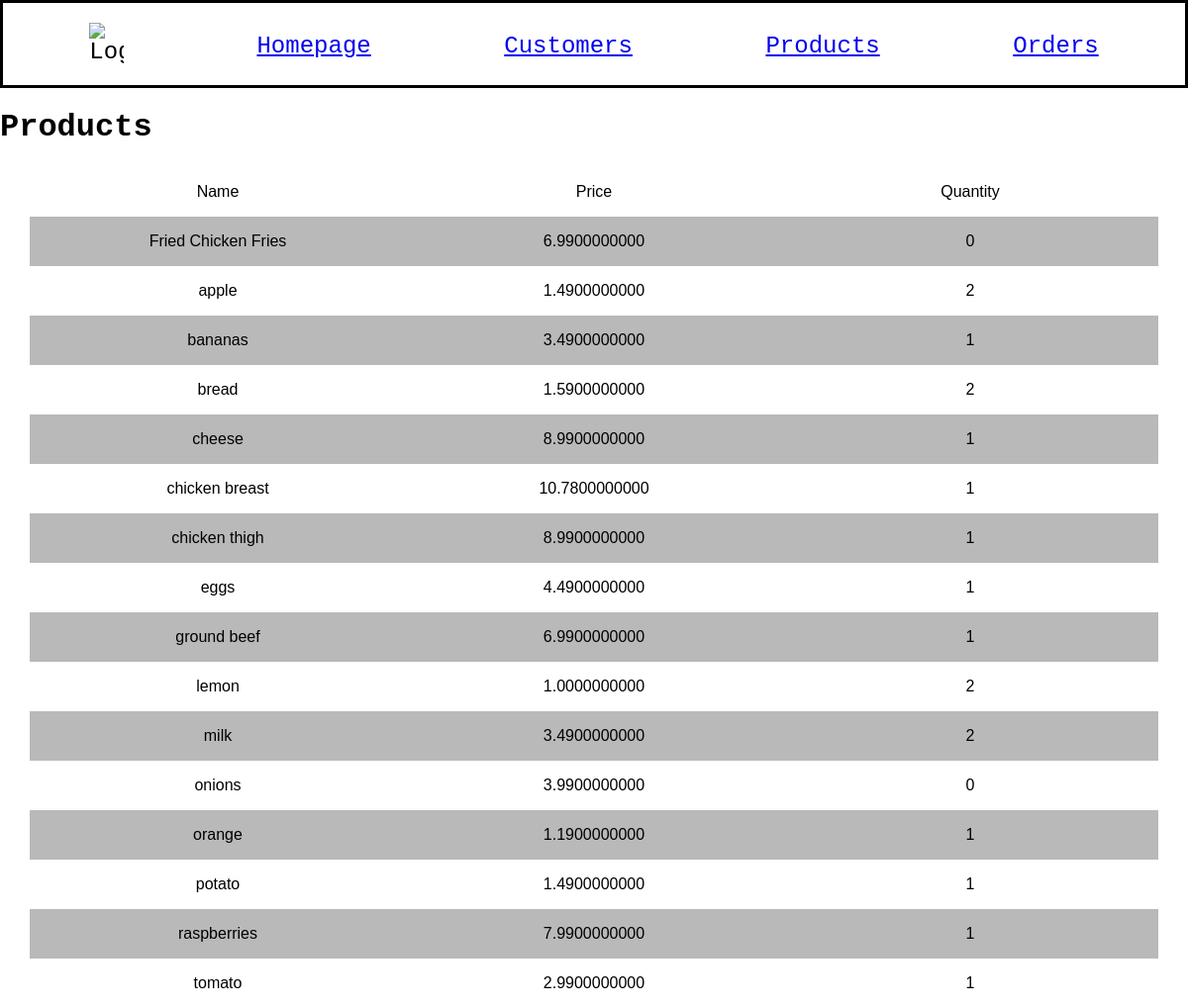
/products, run on an earlier commit of the app's database.
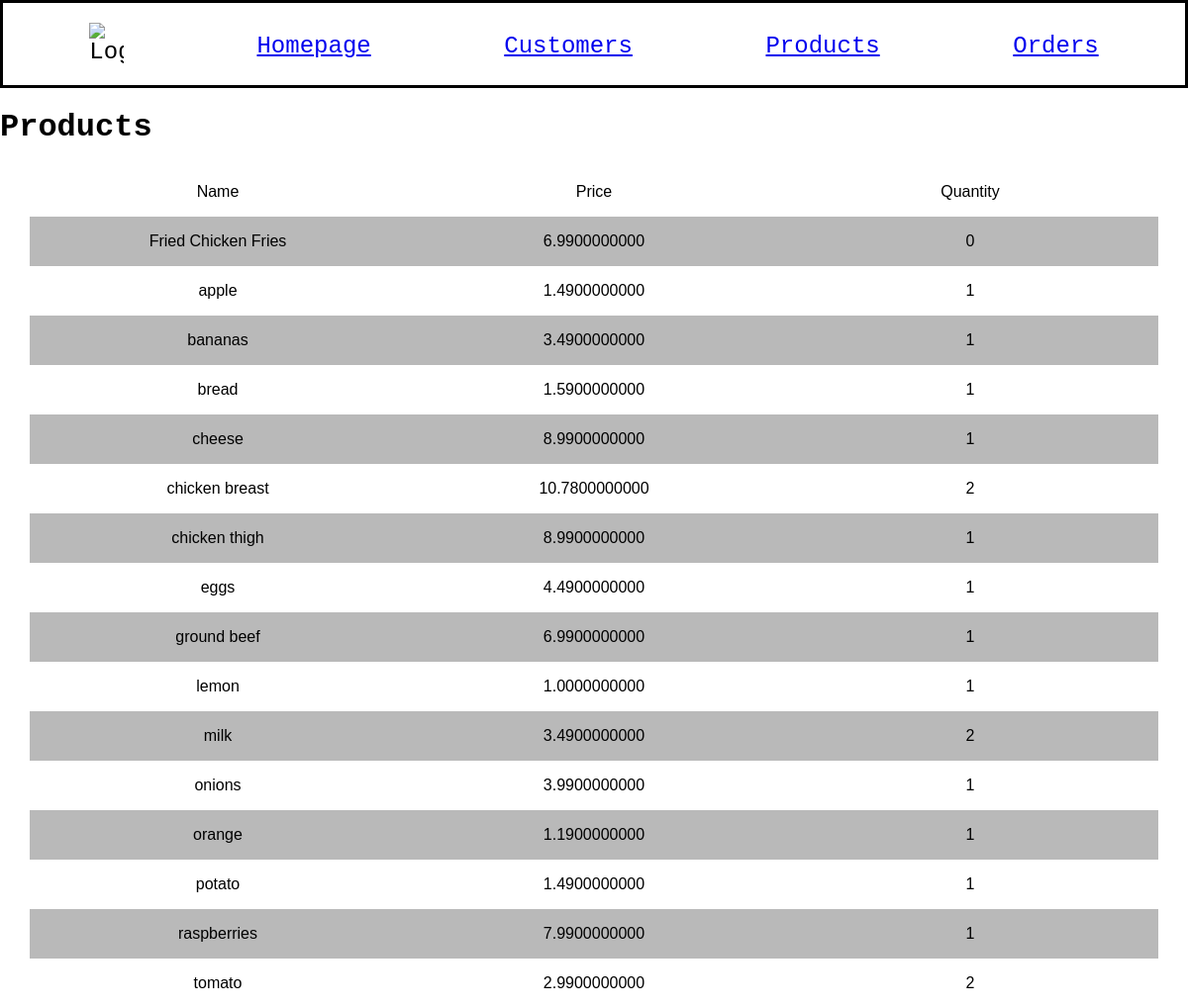
And on a later commit of the database.
### models.py (models this page shows, shortened)
class Product(db.Model):
    id = mapped_column(Integer, primary_key=True)
    name = mapped_column(String(200), nullable=False, unique=True)
    price = mapped_column(Numeric, nullable=False)
    quantity = mapped_column(Integer, nullable=False, default=10)

### app.py (the view)
@app.route("/products")
def products():
    statement = select(Product).order_by(Product.name)
    records = db.session.execute(statement)
    app_data = records.scalars()
    return render_template("products.html", products=app_data)

### templates/products.html
{% extends "base.html" %}
{% block content %}
<h1>Products</h1>
<div class="spreadsheet">
    <div>
        <p>Name</p>
    </div>
    <div>
        <p>Price</p>
    </div>
    <div>
        <p>Quantity</ p>
    </div>
</div>
{% for product in products %}
<div class="spreadsheet">
    <div>
        <p class="names">{{ product.name }}</p>
    </div>
    <div>
        <p class="info">{{ product.price }}</p>
    </div>
    <div>
        <p class="info">{{ product.quantity }}</p>
    </div>
</div>
{% endfor %}
{% endblock %}

What changed in the data, as far as the page shows it:
changed Product "apple": quantity "2" → "1"
changed Product "bread": quantity "2" → "1"
changed Product "chicken breast": quantity "1" → "2"
changed Product "lemon": quantity "2" → "1"
changed Product "onions": quantity "0" → "1"
changed Product "tomato": quantity "1" → "2"
